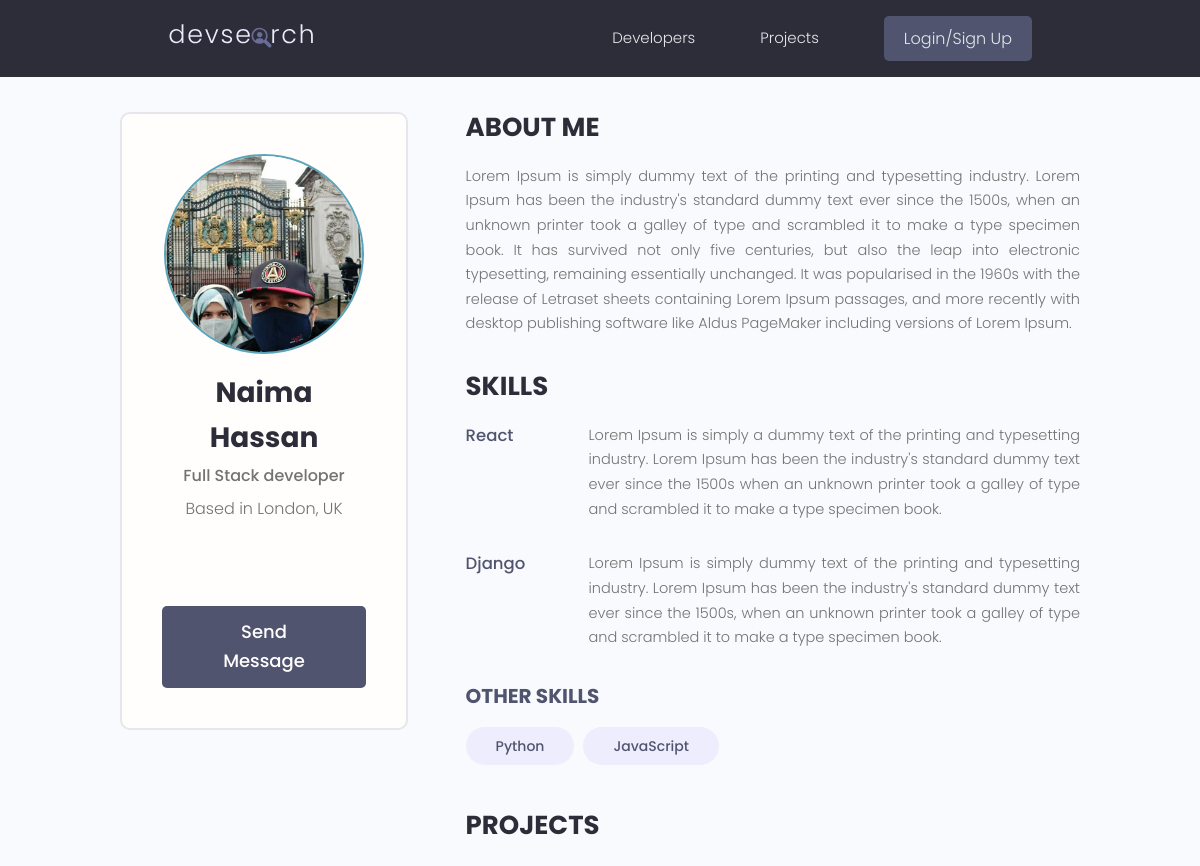
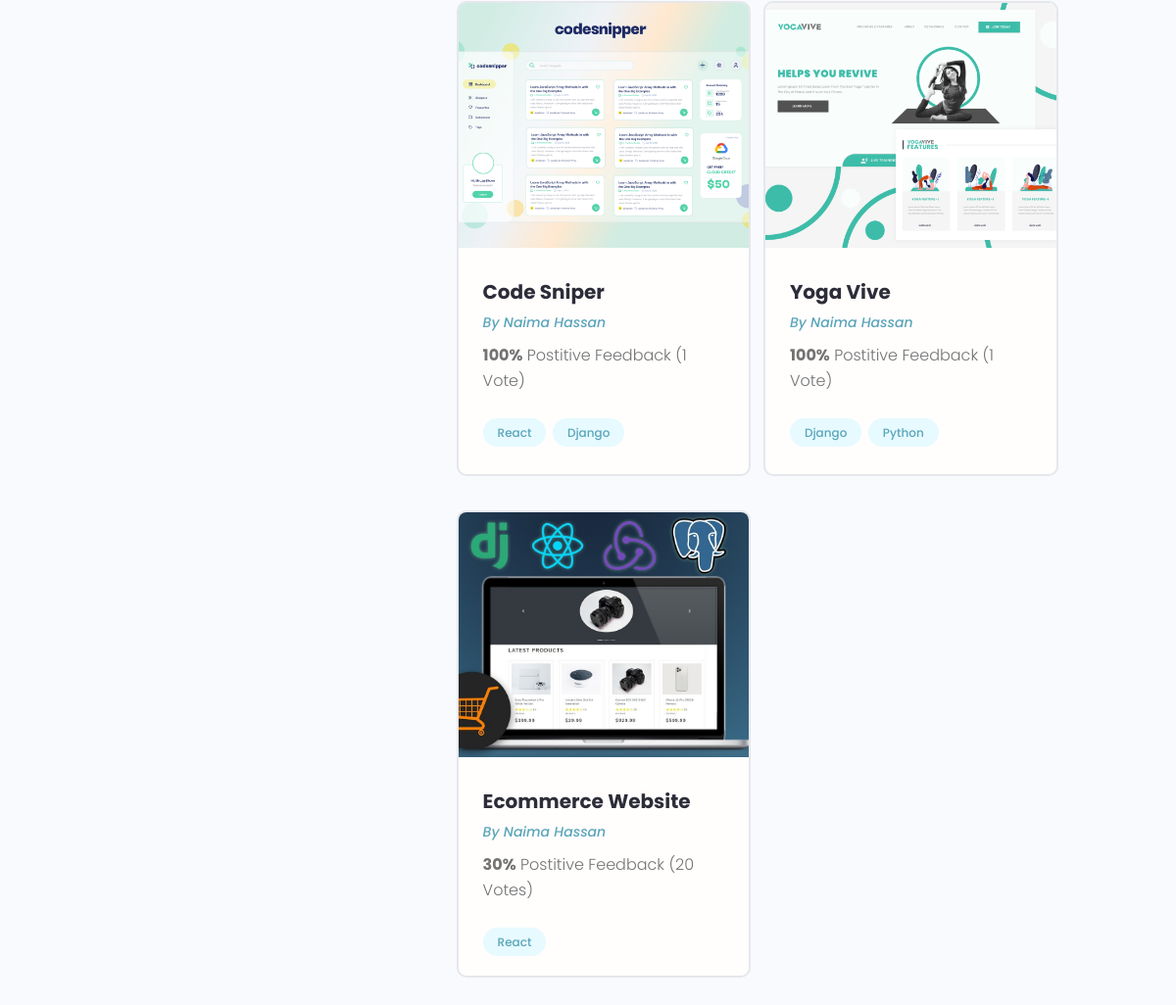
Screenshot of /profile/57720d48-24d0-4f7a-886d-cf2a162ddf82/ with the database file from the repository (2 pictures, top to bottom).
### users/models.py (models this page shows, shortened)
class Profile(models.Model):
   user = models.OneToOneField(User, on_delete = models.CASCADE, null=True, blank=True)
   name = models.CharField(max_length=200, null=True, blank=True)
   email = models.EmailField(max_length=500, blank=True,null=True)
   username = models.CharField(max_length=200, null=True, blank=True)
   location = models.CharField(max_length=200, null=True, blank=True)
   short_intro=models.CharField(max_length=200, null=True, blank=True)
   bio = models.TextField(null=True, blank=True)
   profile_image = models.ImageField(null=True, blank=True, upload_to='profiles/', default='profiles/user-default.png')
   social_github = models.CharField(max_length=200, null=True, blank=True)
   social_twitter = models.CharField(max_length=200, null=True, blank=True)
   social_linkedin = models.CharField(max_length=200, null=True, blank=True)
   social_youtube = models.CharField(max_length=200, null=True, blank=True)
   social_website = models.CharField(max_length=200, null=True, blank=True)
   created_at = models.DateTimeField(auto_now_add=True)
   id = models.UUIDField(default = uuid.uuid4, unique=True, primary_key=True, editable=False)

class Skill(models.Model):
   owner = models.ForeignKey(Profile, on_delete=models.CASCADE, null=True, blank=True)
   name = models.CharField(max_length=200, null=True, blank=True)
   description = models.TextField(null=True, blank=True)
   created_at = models.DateTimeField(auto_now_add=True)
   id = models.UUIDField(default = uuid.uuid4, unique=True, primary_key=True, editable=False)

### projects/models.py (models this page shows, shortened)
class Projects(models.Model):
  owner          = models.ForeignKey(Profile, null=True, blank=True, on_delete=models.SET_NULL)
  title          = models.CharField(max_length=200)
  description    = models.TextField(null=True, blank=True)
  featured_image = models.ImageField(null=True, blank=True, default="default.jpg")
  demo_link      = models.CharField(max_length=2000,null=True, blank=True)
  source_link    = models.CharField(max_length=2000,null=True, blank=True)
  tags           = models.ManyToManyField(Tag, blank=True)
  vote_total     = models.IntegerField(default=0,null=True, blank=True)
  vote_ratio     = models.IntegerField(default=0,null=True, blank=True)
  created_at     = models.DateTimeField(auto_now_add=True)
  id             = models.UUIDField(default = uuid.uuid4, unique=True, primary_key=True, editable=False)
  class Meta:
   ordering = ['-vote_ratio','-vote_total', 'title']

class Tag(models.Model):
  name = models.CharField(max_length=200)
  created_at = models.DateTimeField(auto_now_add=True)
  id = models.UUIDField(default = uuid.uuid4, unique=True, primary_key=True, editable=False)
  def __str__(self):
   return self.name

### users/views.py (the view)
# urls.py: path('profile/<str:pk>/', views.userProfile, name="user-profile"),
def userProfile(request, pk):
   profile = Profile.objects.get(id=pk)
   topSkills = profile.skill_set.exclude(description__exact="")
   otherSkills = profile.skill_set.filter(description="")
   context ={'profile': profile, 'topSkills': topSkills, 'otherSkills': otherSkills}
   return render(request, 'users/user-profile.html', context)

### users/templates/users/user-profile.html (shortened to what this page needs)
{% extends 'main.html' %}
{% block content %}
<main class="profile my-md">
   <div class="container">
      <div class="layout">
         <div class="column column--1of3">
            <div class="card text-center">
               <div class="card__body dev">
                  <img class="avatar avatar--xl" src="{{profile.profile_image.url}}" />
                  <h2 class="dev__name">{{profile.name}}</h2>
                  <p class="dev__title">{{profile.short_intro}}</p>
                  <p class="dev__location">Based in {{profile.location}} </p>
                  <ul class="dev__social">
                  </ul>
                  {% if request.user.profile.id != profile.id %}
                  <a href="{% url 'create-message' profile.id %}" class="btn btn--sub btn--lg">Send Message </a>
                  {% endif %}
               </div>
            </div>
         </div>
         <div class="column column--2of3">
            <div class="devInfo">
               <h3 class="devInfo__title">About Me</h3>
               <p class="devInfo__about">
                  {{profile.bio}}
               </p>
            </div>
            <div class="devInfo">
               <h3 class="devInfo__title">Skills</h3>
               <div class="devInfo__skills">
                  {% for skill in topSkills %}
                  <div class="devSkill">
                     <h4 class="devSkill__title">{{skill.name}}</h4>
                     <p class="devSkill__info">
                        {{skill.description}}
                     </p>
                  </div>
                  {% endfor %}
                  <h3 class="devInfo__subtitle">Other Skills</h3>
                  <div class="devInfo__otherSkills">
                     {% for skill in otherSkills %}
                     <span class="tag tag--pill tag--sub tag--lg">
                        <small>{{skill.name}}</small>
                     </span>
                     {% endfor %}
                  </div>
               </div>
            </div>
            <div class="devInfo">
               <h3 class="devInfo__title">Projects</h3>
               <div class="grid grid--two">
                  {% for project in profile.projects_set.all %}
                  <div class="column">
                     <div class="card project">
                        <a href="{% url 'project' project.id %}" class="project">
                           <img class="project__thumbnail" src="{{project.featured_image.url}}"
                              alt="project thumbnail" />
                           <div class="card__body">
                              <h3 class="project__title">{{project.title}}</h3>
                              <p><a class="project__author" href="{% url 'user-profile' project.owner.id %}">By
                                    {{project.owner.name}}</a></p>
                              <p class="project--rating">
                                 <span style="font-weight: bold;">{{project.vote_ratio}}%</span> Postitive
                                 Feedback ({{project.vote_total}} Vote{{project.vote_total|pluralize:'s'}})
                              </p>
                              <div class="project__tags">
                                 {% for tag in project.tags.all %}
                                 <span class="tag tag--pill tag--main">
                                    <small>{{tag}}</small>
                                 </span>
                                 {% endfor %}
                              </div>
                           </div>
                        </a>
                     </div>
                  </div>
                  {% endfor %}
               </div>
            </div>
         </div>
      </div>
   </div>
</main>
{% endblock content %}

### static/styles/app.css (style rules this page uses)
:root { --color-sub: #2d2d39; }
.btn--sub { background-color: var(--color-sub-light); }
.card { border: 2px solid var(--color-light); }
img { width: 100%; }
.profile .card > .dev { padding: 4rem; }
.dev__name { color: var(--color-sub); font-size: 2.8rem; font-weight: 700; margin-top: 1rem; margin-bottom: 0.5rem; }
.dev__title { font-size: 1.6rem; font-weight: 500; line-height: 1.3; }
.dev__location { margin-top: 1rem; }
.dev__social { margin: 3rem 0; list-style: none; display: flex; justify-content: center; gap: 1.5rem; }
.devInfo { margin-bottom: 3rem; }
.devInfo__title, .devInfo__subtitle { font-size: 2.6rem; color: var(--color-sub); text-transform: uppercase; font-weight: 700; margin-bottom: 1.5rem; }
.devInfo__subtitle { font-size: 2rem; color: var(--color-sub-light); }
.devInfo__about, .devSkill__info { font-size: 1.45rem; line-height: 1.7; text-align: justify; }
.devSkill { margin-bottom: 3rem; }
.devSkill__title { font-size: 1.65rem; font-weight: 500; color: var(--color-sub-light); }
@media screen and (min-width: 700px) { .devSkill { display: flex; justify-content: space-between; gap: 3rem; } }
@media screen and (min-width: 700px) { .devSkill__info { flex-basis: 80%; } }
.project__author { font-size: 1.4rem; font-style: italic; }
.project--rating { margin-bottom: 1.6em; margin-top: .5em; }
.project__thumbnail { height: 25rem; object-fit: cover; object-position: top center; }
.project__title { font-size: 2rem; font-weight: 700; color: var(--color-sub); }

### static/uikit/styles/modules/_variables.css (style rules this page uses)
:root { --color-main: #5aa5b9; --color-main-light: #e6faff; --color-sub: #3f4156; --color-sub-light: #51546e; --color-sub-lighter: #ededfd; --color-text: #737373; --color-gray: #8b8b8b; --color-light: #e5e7eb; --color-light-gray: #767676; --color-bg: #f8fafd; --color-white: #fffefd; --color-white-light: #f3f3f3; --color-success: #359e64; --color-success-bg: #def8e8; --color-error: #fc4b0b; --color-error-bg: #fff2ee; --font-base: 'Poppins', arial, helvetica, 'Segoe UI', roboto, ubuntu, sans-serif; --font-monospace: 'Fira Code', 'Courier New', courier, monospace; --font-regular: 300; --font-medium: 500; --font-bold: 700; --generic-shadow: 1px 1px 5px #00000010; --generic-transition: all 0.3s ease-in-out; }

### static/uikit/styles/modules/_base.css (style rules this page uses)
* { margin: 0; padding: 0; box-sizing: border-box; text-rendering: optimizeLegibility; color: inherit; font-size: inherit; }
html { font-size: 50%; }
@media only screen and (min-width: 480px) { html { font-size: 56.25%; } }
@media only screen and (min-width: 1200px) { html { font-size: 62.5%; } }
body { line-height: 1.6; font-weight: 400; font-size: 1.5rem; color: var(--color-text); background-color: var(--color-bg); min-height: 100vh; }

### static/uikit/styles/modules/_typography.css (style rules this page uses)
* { font-family: var(--font-base); }
h2 { font-size: 3.6rem; font-weight: var(--font-bold); }
h3 { font-size: 3.2rem; font-weight: var(--font-medium); }
h4 { font-size: 2.8rem; font-weight: var(--font-medium); }
p, span, strong { font-size: 1.6rem; color: var(--color-text); font-weight: var(--font-regular); }
a { padding-bottom: 2px; text-decoration: none; display: inline-block; color: var(--color-main); font-weight: var(--font-medium); }

### static/uikit/styles/modules/_utilities.css (style rules this page uses)
.container { width: 92%; max-width: 165rem; margin: 0 auto; box-sizing: border-box; }
@media screen and (min-width: 1000px) { .container { width: 90%; } }
@media screen and (min-width: 1200px) { .container { width: 80%; } }
.text-center { text-align: center; }
.my-md { margin: 3rem auto; }

### static/uikit/styles/modules/_avatar.css (style rules this page uses)
.avatar { border-radius: 50%; border: 2px solid var(--color-main); object-fit: cover; }
.avatar--xl { height: 20rem; width: 20rem; }

### static/uikit/styles/modules/_button.css (style rules this page uses)
.btn { display: inline-block; position: relative; cursor: pointer; background-color: var(--color-light); font-weight: var(--font-medium); color: var(--color-sub); text-decoration: none; padding: 1rem 2rem; border-radius: 0.5rem; border: none; width: -webkit-fit-content; width: -moz-fit-content; width: fit-content; height: -webkit-fit-content; height: -moz-fit-content; height: fit-content; font-size: 1.6rem; outline-width: 0; outline-color: transparent; -webkit-backface-visibility: hidden; backface-visibility: hidden; transition: all 0.3s ease-in-out; }
.btn--sub { background-color: var(--color-sub); color: var(--color-white); }
.btn--lg { font-size: 1.8rem; padding: 1.2rem 4.5rem; }

### static/uikit/styles/modules/_card.css (style rules this page uses)
.card { border-radius: 1rem; background-color: var(--color-white); border: 1.5px solid var(--color-light); width: auto; height: auto; margin-top: 0.5rem; margin-bottom: 0.5rem; overflow: hidden; }
.card__body, .card__header { padding: 2rem 2.5rem; }

### rows the page displays
Profile: profile_image (picture), name "Naima Hassan", short_intro "Full Stack developer", location "London, UK", bio "Lorem Ipsum is simply dummy text of the printing and typesetting industry. Lorem Ipsum has been the industry's standard dummy text ever since the 1500s, when an unknown printer took a galley of type and scrambled it to make a type specimen book. It has survived not only five centuries, but also the leap into electronic typesetting, remaining essentially unchanged. It was popularised in the 1960s with the release of Letraset sheets containing Lorem Ipsum passages, and more recently with desktop publishing software like Aldus PageMaker including versions of Lorem Ipsum."
Skill: name "React", description "Lorem Ipsum is simply a dummy text of the printing and typesetting industry. Lorem Ipsum has been the industry's standard dummy text ever since the 1500s when an unknown printer took a galley of type and scrambled it to make a type specimen book."
Skill: name "Django", description "Lorem Ipsum is simply dummy text of the printing and typesetting industry. Lorem Ipsum has been the industry's standard dummy text ever since the 1500s, when an unknown printer took a galley of type and scrambled it to make a type specimen book."
Skill: name "Python"
Skill: name "JavaScript"
Projects: featured_image (picture), title "Code Sniper", owner.name "Naima Hassan", vote_ratio "100", vote_total "1"
Tag: name "React"
Tag: name "Django"
Projects: featured_image (picture), title "Yoga Vive", owner.name "Naima Hassan", vote_ratio "100", vote_total "1"
Tag: name "Python"
Projects: featured_image (picture), title "Ecommerce Website", owner.name "Naima Hassan", vote_ratio "30", vote_total "20"
